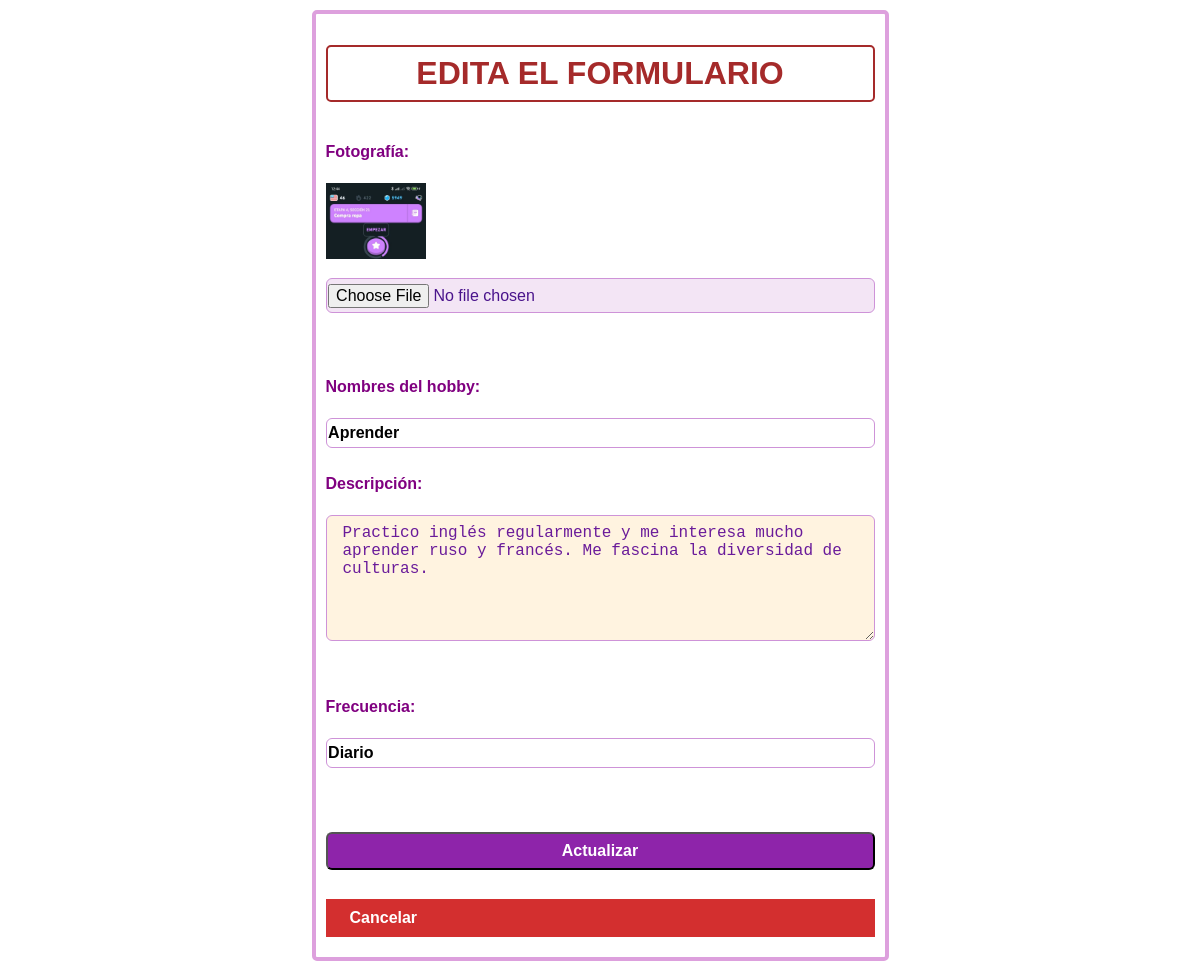
The app's page /formeditar.php?id=5 (signed in) with its own data.
### tables this page shows
CREATE TABLE `hobbies` (
  `id` int(11) NOT NULL,
  `nombres` varchar(100) NOT NULL,
  `descripcion` text DEFAULT NULL,
  `frecuencia` varchar(50) DEFAULT NULL,
  `fotografia` varchar(255) DEFAULT NULL
);

### formeditar.php (the view, shortened to what this page needs)
<?php include("proteger.php");
include("conexion.php");
$id=$_GET['id'];
$sql="SELECT id, nombres, descripcion, frecuencia, fotografia from hobbies where id=?";
$stmt=$conexion->prepare($sql);
$stmt->bind_param("i",$id);
$stmt->execute();
$resul=$stmt->get_result();
$row=$resul->fetch_assoc();
?>
<!DOCTYPE html>
<html lang="en">
<head>
    <link rel="stylesheet" href="editar.css">
</head>
<body>
    <form action="editar.php" method="post" enctype="multipart/form-data">
        <h1>EDITA EL FORMULARIO</h1>
      <label for="fotografia">Fotografía: </label>
      <img width="100px" src="imagenes/<?php echo $row['fotografia'];?>">
      <input type="file" name="fotografia">
      <br>
      <label for="nombres">Nombres del hobby:</label>
      <input type="text" name="nombres" value=<?php echo $row['nombres'];?>
      <br>
    <label for="descripcion">Descripción:</label>
    <textarea name="descripcion" rows="6" cols="50"><?php echo $row['descripcion'];?></textarea>
    <br>
        <label for="frecuencia">Frecuencia:</label>
        <input type="text" name="frecuencia" value="<?php echo $row['frecuencia'];?>" >
        <br>
        <input  type="submit" value="Actualizar">
        <a href="leer.php">Cancelar</a>
    </form>
</body>
</html>

### editar.css (style rules this page uses)
input[type="file"] { padding: 4.8px 1.6px; font-size: 16px; background: #f3e5f5; color: #4a148c; border: 1.5px solid #ce93d8; border-radius: 6px; margin-bottom: 8px; }
input[type="text"] { padding: 4.8px 1.6px; font-size: 16px; padding: 4.8px 1.6px; font-size: 16px; border: 1.5px solid #ce93d8; border-radius: 6px; font-weight: bold; margin-bottom: 8px; }
textarea[name="descripcion"] { padding: 4.8px 1.6px; font-size: 16px; background: #fff3e0; color: #6a1b9a; padding: 8px 16px; font-size: 16px; border: 1.5px solid #ce93d8; border-radius: 6px; }
input[type="submit"] { background: #8e24aa; color: #fff; padding: 10px 24px; border-radius: 6px; font-size: 16px; font-weight: bold; padding: 8px 16px; font-size: 16px; }
a { color: #fff; background: #d32f2f; padding: 10px 24px; padding: 11.2px 24p x; text-decoration: none; margin: 10px 0; font-weight: bold; }
body { padding: 9.6px 19.2px; min-height: 100vh; margin: 0; display: flex; justify-content: center; align-items: center; font-family: Arial, Helvetica, sans-serif; }
form { display: flex; flex-direction: column; gap:1.2rem; gap:19.2px; padding: 10px; min-height: 320px; border: 4px solid plum ; border-radius: 5px; }
label { font-weight: bold; color: purple; margin-bottom: 3.2px; }
h1 { text-align: center; color: brown; padding: 8px 16px; border: 2px solid brown; border-radius: 5px; }

### records on screen
hobbies: fotografia (picture), nombres "Aprender", descripcion "Practico inglés regularmente y me interesa mucho aprender ruso y francés. Me fascina la diversidad de culturas.", frecuencia "Diario"
